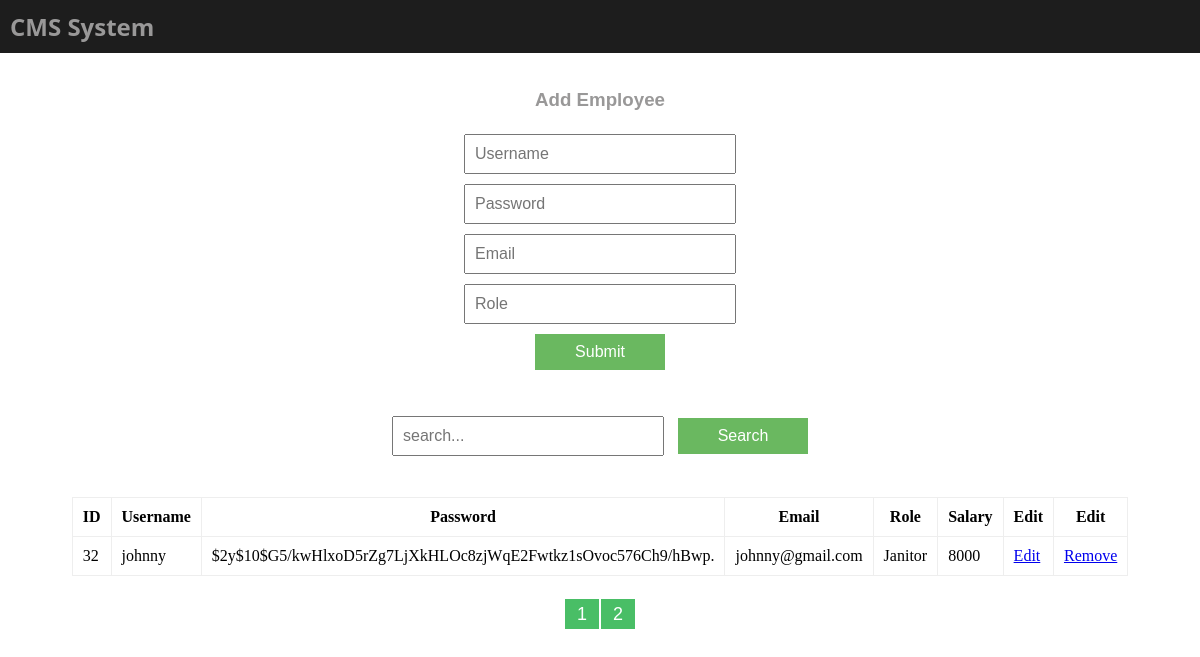
The app's page /index.php?page=2 with its own data.
### tables this page shows
CREATE TABLE `tbl_users` (
  `id` int(11) NOT NULL,
  `username` varchar(50) NOT NULL,
  `password` varchar(250) NOT NULL,
  `email` varchar(50) NOT NULL,
  `role` int(11) NOT NULL
);

CREATE TABLE `position` (
  `role_id` int(11) NOT NULL,
  `role` varchar(20) NOT NULL,
  `salary` int(20) NOT NULL
);

### includes/dbh.inc.php (called while the page is built, shortened)
<?php
class Database{
protected function db_connect(){
$this->dbhost = "localhost";
$this->dbuser = "root";
$this->dbpass = "";
$this->dbname = "crud_multiple_rows";
$this->connection = new mysqli($this->dbhost,$this->dbuser,$this->dbpass,$this->dbname);
return $this->connection;
}
}
?>

### includes/Select.class.php (called while the page is built, shortened)
<?php
include_once 'dbh.inc.php';
class Select_class extends Database{
    public function Select_all(){
        $query ="Select * from tbl_users " ;
        $result=mysqli_query($this->connection,$query);
        return $result;
    }
    public function Select_all_users($start_from,$record_per_page){
       $query = "Select tbl_users.`id`, tbl_users.`username`, tbl_users.`password`, tbl_users.`email`, position.`role`, position.`salary` From tbl_users ,position Where position.`role_id` = tbl_users.`role`  LIMIT $start_from,$record_per_page";
        $result=mysqli_query($this->connection,$query);
        return $result;
    }
}
?>

### index.php (the view, shortened to what this page needs)
<?php
include 'includes/Select.class.php';
$select_conn = new  Select_class();
$search_result_message = "";
?>
<?php
$record_per_page = 5;
$page ='';
if(isset($_GET['page'])){
    $select_conn = new  Select_class();
    $page = $_GET['page'];
}
else {
    $page =1;
}
$start_from = ($page-1)*$record_per_page;
$select_result =$select_conn->Select_all_users($start_from,$record_per_page);
?>
<?php
if(isset($_POST['search-btn'])){
$search_conn = new Select_class();
$search_text = $_POST['search-text'];
$select_result = $search_conn->search_query($search_text);
if(mysqli_num_rows($select_result)<=0){
    $select_result =$select_conn->Select_all_users($start_from,$record_per_page);
         $search_result_message= "No Found: $search_text";
}
elseif(mysqli_num_rows($select_result)>0) {
    $select_result = $search_conn->search_query($search_text);
    $search_result_message = "Found Result:$search_text";
}
if(empty($_POST['search-text'])){
    $select_result =$select_conn->Select_all_users($start_from,$record_per_page);
    $search_result_message = "";
}
}
else{
    $select_result =$select_conn->Select_all_users($start_from,$record_per_page);
}
?>
<!doctype html>
<html>
    <head>
    <link rel="stylesheet" type="text/css" href="css/style.css">
    </head>
<body>
    <div class ="page-container">
        <div class="header">
            <div class="container-wrapper">
                <div class="Logo-wrapper">
                   <h2> CMS System</h2>
                </div>
            </div>
</div>
<br><br>
            <section class="table">
                <center>
                    <h3>Add Employee</h3><br>
                    <form method="post" action="functions/reg_func.php">
                    <input type="text" name="username" placeholder="Username"> <br>
                    <input type="password" name="password" placeholder="Password"> <br>
                    <input type="text" name="email" placeholder="Email"><br>
                    <input type="number" name="role_id" placeholder="Role"><br>
                    <input type ="submit" name="reg-btn" value="Submit"><br>
                </form>
               <br><br>
               <form method="post" action="index.php">
                   <input type="text" name="search-text"placeholder="search..."/>
                   <input type ="submit" name="search-btn" value="Search">
                </form>
                <table>
                    <thead>
                        <th>ID</th><th>Username</th><th>Password</th><th>Email</th><th>Role</th><th>Salary</th><th>Edit</th><th>Edit</th>
                    </thead>
                    <tbody>
                        <?php echo $search_result_message." <br>";?>
                        <br>
                        <?php
                        while($row = mysqli_fetch_array($select_result)){
                        ?>
                        <tr>
                            <td><?php echo $row['id'];?></td>
                            <td><?php echo  $row['username'];?></td>
                            <td><?php echo  $row['password'];?></td>
                            <td><?php echo  $row['email'];?></td>
                            <td><?php echo  $row['role'];?></td>
                            <td><?php echo  $row['salary'];?></td>
                            <td><a href="Edit.php?id=<?php echo $row['id'];?>">Edit</td>
                            <td><a href="functions/delete_func.php?id=<?php echo $row['id'];?>">Remove</td>
                        </tr>
                        <?php
                        }
                        ?>
                    </tbody>
                </table>
                <br>
                <div class="page-nation">
                <?php
                $page_query = $select_conn->Select_all();
                $total_records = mysqli_num_rows($page_query);
                $total_pages = ceil($total_records/$record_per_page);
                for ($i=1;$i<=$total_pages;$i++){
                    echo "<a href='index.php?page=".$i."' class='page_nation_btn'>".$i."</a>";
                }
                ?>
                </div>
                </center>
            </section>
        </div>
</body>
</html>

### css/style.css (style rules this page uses)
* { margin:0; }
.header { background: #1d1d1d; padding:10px; }
table { border-collapse: collapse; }
th,td { padding:10px; border:1px solid #eee; }
input { margin:5px; padding:9px; width:250px; font-size: 16px; font-family: 'Franklin Gothic Medium', 'Arial Narrow', Arial, sans-serif; }
input[type="submit"] { width:130px; background:rgb(106, 184, 96); color:#ffffff; border:none; cursor: pointer; }
.page-nation { background:none; padding:10px; width:50%; }
.page_nation_btn { text-decoration:none; font-size:18px; padding-left:12px; padding-right:12px; padding-top:5px; padding-bottom:5px; width:50px; background: #49be66; color:#ffffff; margin:1px; font-family:Arial, Helvetica, sans-serif; }
h2 { color:#999898; font-family: 'Segoe UI', Tahoma, Geneva, Verdana, sans-serif; }
h3 { color:#999898; font-family: 'Gill Sans', 'Gill Sans MT', Calibri, 'Trebuchet MS', sans-serif; }

### records on screen
tbl_users: id "32", username "johnny", password "$2y$10$G5/kwHlxoD5rZg7LjXkHLOc8zjWqE2Fwtkz1sOvoc576Ch9/hBwp.", email "johnny@gmail.com", position.role "Janitor", position.salary "8000"
